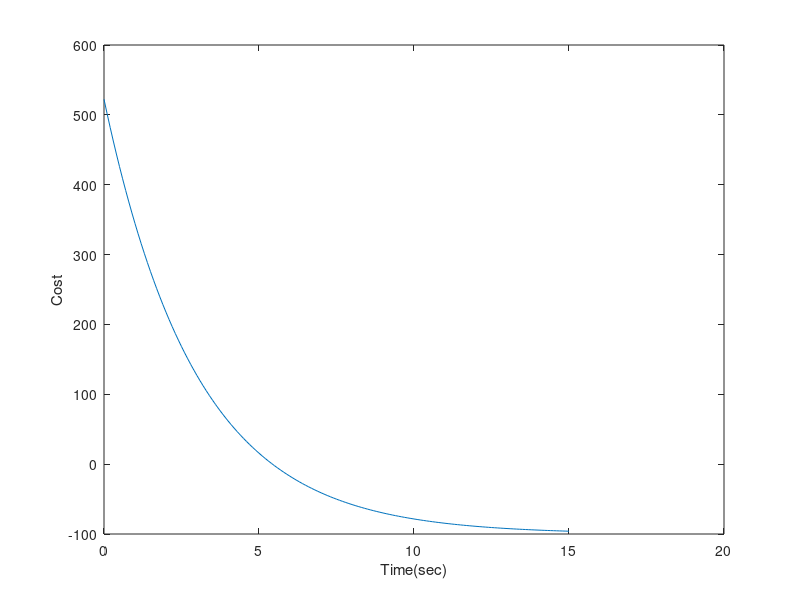

MATLAB code to generate this figure:
figure()
xlim([0,15]);
ylim([-300,500]);
t=0:0.1:15; 
x= 15-t; 
y=(400*(power(1.4,t)/100)-100); 
plot(x, y);
xlabel('Time(sec)') 
ylabel('Cost') 